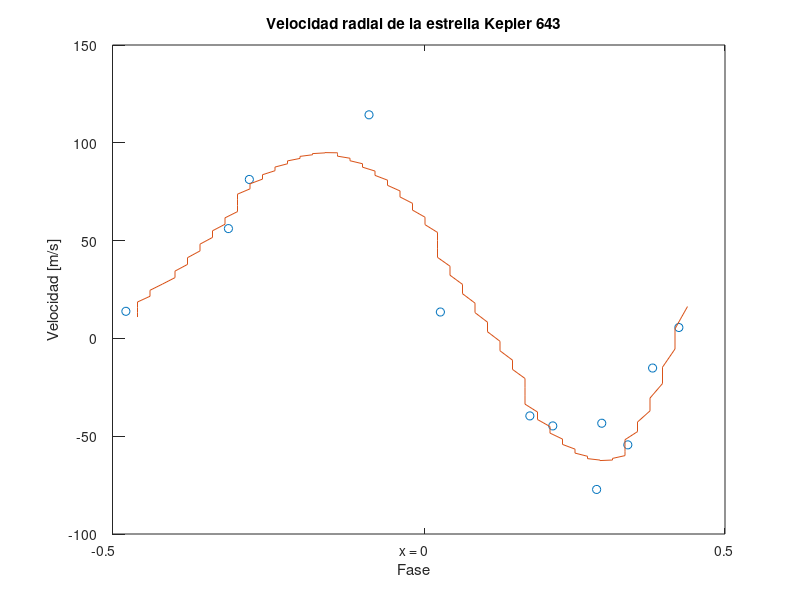

Source code (MATLAB):
%% Radial Velocity
clc
clear
time = [2457963.961008, 2457971.918824, 2457988.847288, 2457993.852429, 2458000.953924, 2458002.974541, 2458019.831732, 2458020.821615, 2458028.847305, 2.457940387743000e+06, 2457933.984132, 2.457940980813000e+06];
data = [81.27, -43.37, -54.42, 13.85, 13.49, -39.62, -44.74, -77.22, 56.14, -15.15, 114.31, 5.57];
for i = 1:length(time)
    while time(i) > 2457942.388
        time(i) = time(i)-16.3396;
    end
end
time'
min(time)
max(time)
plot(time, data,'o')

tiempo2 = linspace(2.457928494029000e+06,2.457940980813000e+06,100);

[p, S, mu] = polyfit(time,data,4);
f = polyval(p, tiempo2, [], mu);
hold on
plot(tiempo2, f)

% Propiedades de los ejes
xticks([2457928 2457935 2457942])
xticklabels({'-0.5','x = 0','0.5'})
xlabel('Fase')
ylabel('Velocidad [m/s]')
title('Velocidad radial de la estrella Kepler 643')